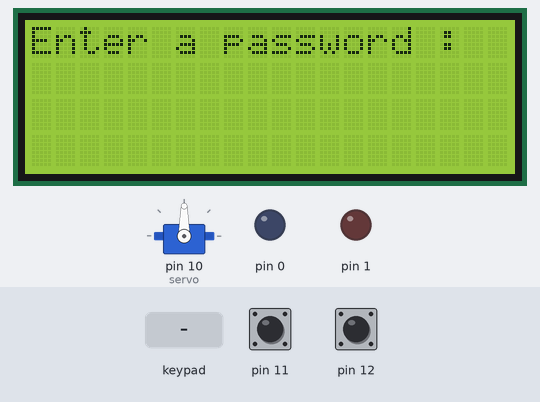
A sketch run on a simulated Arduino Uno, built with avr-gcc and run on an emulated ATmega328P. On the bench: 20×4 character LCD, servo, output pins drawn as LEDs (lit = HIGH). Inputs (shaded band) come from the test bench; at power-on: pin 12 HIGH, pin 11 HIGH. At 9.7 s the program stops and its outputs stay as they are.

Above: at 1.2 s.
1.3 s: keypad keys 5 4 3 2 # pressed 0.4 s apart
At 4.5 s:
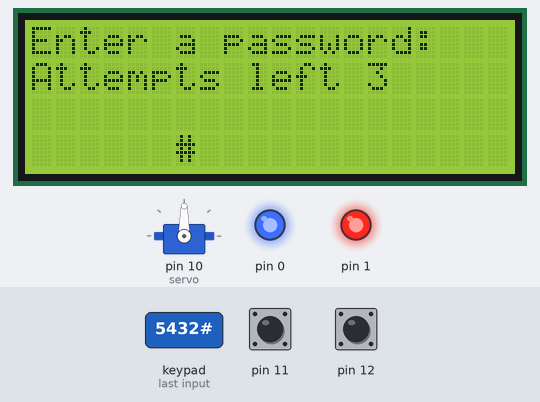
4.8 s: pin 12 pulled LOW for 0.15 s
At 5.9 s:
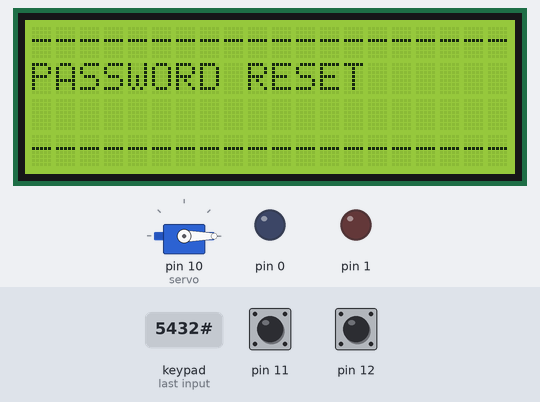
7.9 s: key 'A' pressed
At 9.0 s:
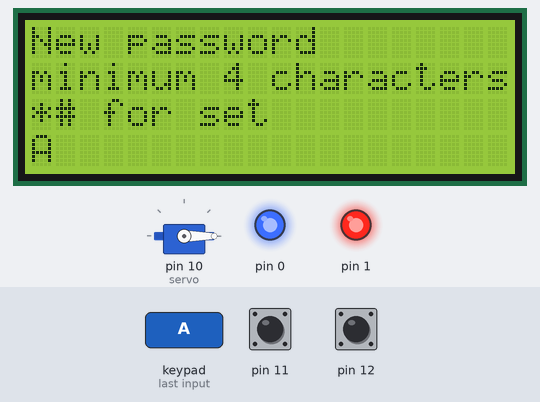
9.4 s: pin 11 pulled LOW for 0.15 s
At 10.8 s:
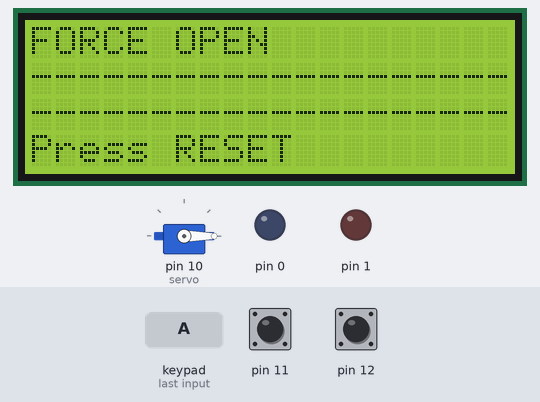
Timing chart, 0 to 11.2 s (numbered marks = the images above; inputs shaded):
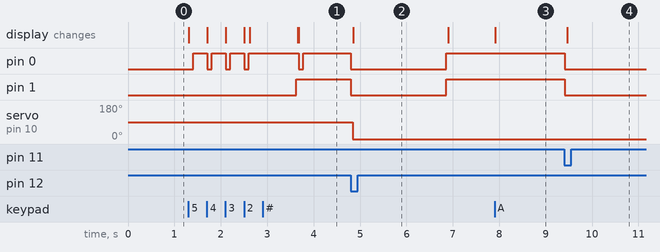

Measured:
- after the input at 1.3 s, pin 0: goes 3 × (HIGH 0.29 s, LOW 0.10 s), HIGH 1.1 s, LOW 0.10 s, then HIGH, starting after 0.11 s; pin 1: LOW → HIGH after 2.3 s; the display: first changes at once (image 1 shows a later state)
- after the input at 4.8 s, pin 0, pin 1: HIGH → LOW at once, → HIGH 2.1 s later; servo on pin 10 (servo): 90° → 0° at once; the display: changes after 0.06 s (image 2)
- after the input at 7.9 s, the display: changes at once (image 3)
- after the input at 9.4 s, pin 0, pin 1: HIGH → LOW at once; the display: changes after 0.06 s (image 4)

The sketch:

code.ino
```cpp
#include <Keypad.h>
#include <LiquidCrystal_I2C.h>
#include <LiquidCrystal.h>
#include <stdlib.h>
#include <string.h>
#include <Servo.h>

Servo servo;

LiquidCrystal_I2C lcd(0x27, 20, 4);

const uint8_t ROWS = 4;

const uint8_t COLS = 4;


char keys[ROWS][COLS] = {
  { '1', '2', '3', 'A' },
  { '4', '5', '6', 'B' },
  { '7', '8', '9', 'C' },
  { '*', '0', '#', 'D' }
};

uint8_t colPins[COLS] = { 5, 4, 3, 2 };
uint8_t rowPins[ROWS] = { 9, 8, 7, 6 };

Keypad keypad = Keypad(makeKeymap(keys), rowPins, colPins, ROWS, COLS);


int lungime_parola=4;

char parola[20]={'7','6','3','A'};
char vector[20];

int incercari=3;

int i=0;
int cond=0;
int j=0;
int ok=0;
int new_pass=0;
int nr=0;

char resetare[20];

void setup() {
  //Serial.begin(10);

lcd.init();
lcd.backlight();
lcd.setCursor(0, 0);
lcd.print("Enter a password :");
lcd.setCursor(7,1);
pinMode(12,INPUT_PULLUP);
pinMode(11, INPUT_PULLUP);
servo.attach(10);
servo.write(90);
}

void loop() {


 int new_pass=digitalRead(12);
//Serial.print(new_pass);
 int force_open=digitalRead(11);

 if(force_open==0)
 {
   deschidere();
   exit(0);
 }

if(new_pass==0){
  ok=1;
  nr=2;

}

 if(ok!=0){

   reset();

 }

else{


 if(i==lungime_parola)
  {
    int k=0;

    for(int j=0;j<lungime_parola;j++)
      {
        if(vector[j]!=parola[j])
        {
          k=1;
          break;
        }
      }

    if(k==1)
      incorect();

    else if(k==0)
      corect();


  }

   char key = keypad.getKey();

  if (key != NO_KEY) {

    vector[i++]=char(key);
    lcd.print(key);
    pinMode(0, OUTPUT);
    digitalWrite(0, LOW);
    delay(100);
    digitalWrite(0, HIGH);
  }

}
}

void incorect()
{
  pinMode(1, OUTPUT);
      digitalWrite(1, LOW);
      lcd.setCursor(0,3);
      lcd.print("Incorrect password !!");
      delay(1000);
      digitalWrite(1, HIGH);
      incercari_ramase();

}

void corect()
{
  pinMode(0, OUTPUT);
      digitalWrite(0,LOW);
      lcd.setCursor(0,2);
      lcd.print("--------------------");
      lcd.setCursor(1,3);
      servo.write(0);
      lcd.print("Correct password!!");
      exit(0);
}

void incercari_ramase()
{
  if(incercari>0){
  lcd.clear();
  lcd.setCursor(0,0);
  lcd.print("Enter a password:");
  lcd.setCursor(0,1);
  const char mesaj[20];
  sprintf(mesaj,"Attempts left %d ",incercari);
  lcd.print(mesaj);
  i=0;
  lcd.setCursor(6,3);
  incercari--;
  loop();

}
else
{
  lcd.clear();
  lcd.setCursor(0,0);
  lcd.print("--------------------");
  lcd.setCursor(0,2);
  lcd.print("LOCKER BLOCKED");
  lcd.setCursor(0,3);
  lcd.print("--------------------");
  digitalWrite(1, LOW);

  exit(0);
}
}

void reset(){


    if(cond==0){
    //char *resetare=(char*)calloc(1,sizeof(char));
    char resetare[20];

    pinMode(1, OUTPUT);
    pinMode(0, OUTPUT);
    digitalWrite(0, LOW);
    digitalWrite(1, LOW);
    lcd.clear();
    lcd.setCursor(0,0);
    lcd.print("--------------------");
    lcd.setCursor(0,1);
    lcd.print("PASSWORD RESET");
    servo.write(0);
    lcd.setCursor(0,3);
    lcd.print("--------------------");
    delay(2000);
    digitalWrite(0, HIGH);
    digitalWrite(1, HIGH);
    lcd.clear();
    lcd.setCursor(0,0);
    lcd.print("New password");
    //delay(2000);
    lcd.setCursor(0,1);
    lcd.print("minimum 4 characters");
    lcd.setCursor(0,2);
    lcd.print("*# for set");
    lcd.setCursor(0,3);
    cond=1;
    }

    if(cond==1){

      char key_new= keypad.getKey();
      //resetare=(char*)realloc(resetare,j+1);


      if(key_new!=NO_KEY){
       lcd.print(key_new);
        resetare[j]=key_new;
      j  ++;

      if(resetare[j-1]=='#' && resetare[j-2]=='*')
       cond=2;

      if(j==20)
      cond=2;

      }


    }


    if(cond==2){

      if(j<4)
      {
        lcd.clear();
        lcd.setCursor(0,0);
        lcd.print("Setare incorecta!");
        lcd.setCursor(0,1);
        lcd.print("Minimum 4 characters!");
        lcd.setCursor(0,2);
        lcd.print("PRESS");
        lcd.setCursor(0,3);
        lcd.print("RESET->NEW PASS");
        servo.write(90);
        delay(200);
        exit(0);

      }
      resetare[j-2]=0;
      strcpy(parola,resetare);
      lungime_parola=j-2;
      cond=3;
      lcd.clear();
      lcd.setCursor(0,0);
      lcd.print("--------------------");
      lcd.setCursor(0,1);
      lcd.print("New password:");
      servo.write(90);
      lcd.setCursor(0,2);
      lcd.print(parola);
      lcd.setCursor(0,3);
      lcd.print("--------------------");
      digitalWrite(0, LOW);
      digitalWrite(1, LOW);
      delay(3000);
      digitalWrite(0, HIGH);
      digitalWrite(1, HIGH);
      lcd.clear();
      ok=0;
     cond=0;
     digitalWrite(0,LOW);
     //delay(5000);
     lcd.print("Enter a password:");

      lcd.setCursor(7,1);


    }


}

void deschidere()
    {
      lcd.clear();
      lcd.setCursor(0,0);
      lcd.print("FORCE OPEN");
      servo.write(0);
      digitalWrite(0,LOW);
      digitalWrite(1,LOW);
      lcd.setCursor(0,1);
      lcd.print("--------------------");
      lcd.setCursor(0,2);
      lcd.print("--------------------");
      lcd.setCursor(0,3);
      lcd.print("Press RESET");
      delay(200);
    }
```
